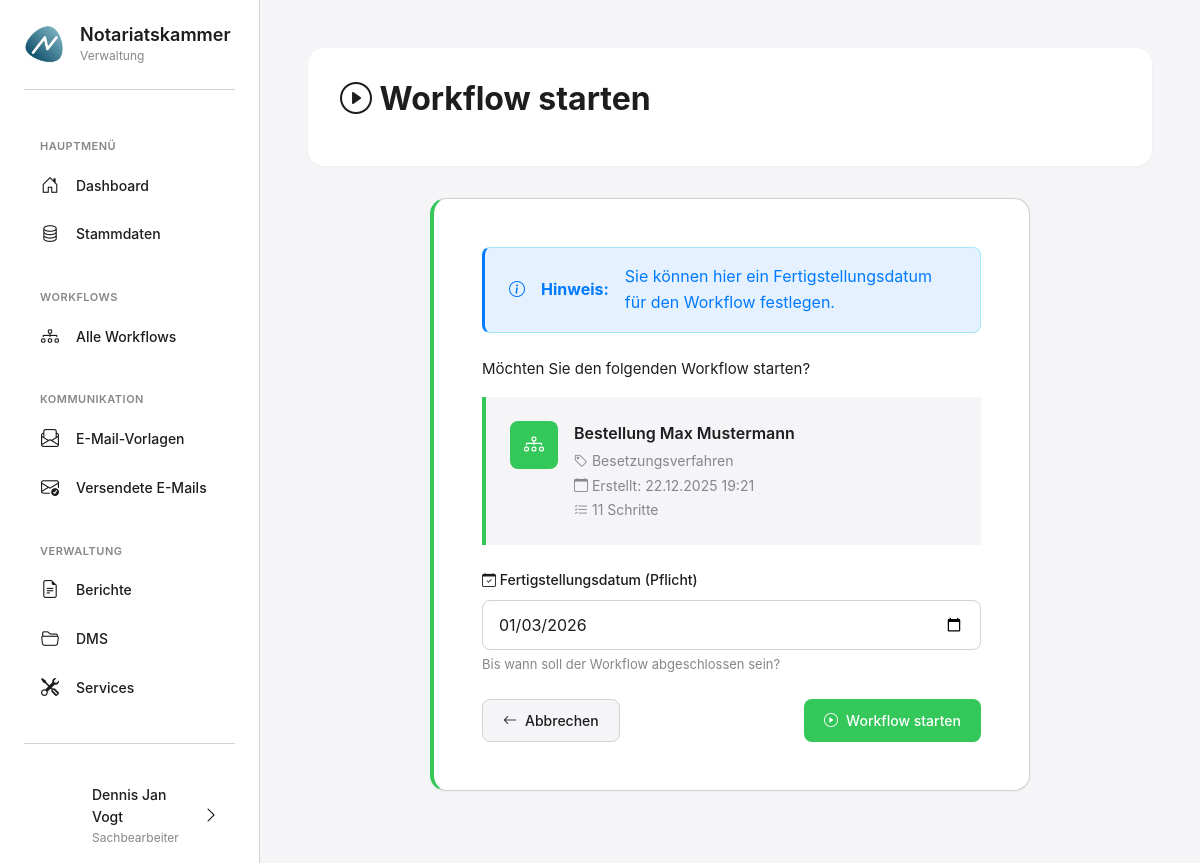
Page /workflows/3/starten/ (signed in) on the committed database.
### apps/benutzer/models.py (models this page shows, shortened)
class KammerBenutzer(AbstractUser):
    ROLLEN = [
        ('admin', 'Administrator'),
        ('sachbearbeiter', 'Sachbearbeiter'),
        ('leitung', 'Leitung'),
    ]
    rolle = models.CharField(
        max_length=20,
        choices=ROLLEN,
        default='sachbearbeiter',
        verbose_name='Rolle'
    )
    abteilung = models.CharField(
        max_length=100,
        blank=True,
        verbose_name='Abteilung',
        help_text='z.B. "Zulassungen", "Aufsicht", "Allgemein"'
    )
    telefon = models.CharField(
        max_length=50,
        blank=True,
        verbose_name='Telefon'
    )
    profilbild = models.ImageField(
        upload_to='profilbilder/',
        blank=True,
        null=True,
        verbose_name='Profilbild',
        help_text='Profilbild des Benutzers'
    )
    class Meta:
        verbose_name = 'Kammermitarbeiter'
        verbose_name_plural = 'Kammermitarbeiter'
        ordering = ['last_name', 'first_name']

### apps/workflows/models.py (models this page shows, shortened)
class WorkflowInstanz(ZeitstempelModel):
    STATUS_CHOICES = [
        ('aktiv', 'Aktiv'),
        ('archiviert', 'Archiviert'),
    ]
    workflow_typ = models.ForeignKey(
        WorkflowTyp,
        on_delete=models.PROTECT,
        related_name='instanzen',
        verbose_name='Workflow-Typ'
    )
    name = models.CharField(
        max_length=200,
        verbose_name='Name',
        help_text='Beschreibender Name für diese Workflow-Instanz'
    )
    status = models.CharField(
        max_length=20,
        choices=STATUS_CHOICES,
        default='aktiv',
        verbose_name='Status'
    )
    erstellt_von = models.ForeignKey(
        settings.AUTH_USER_MODEL,
        on_delete=models.PROTECT,
        related_name='erstellte_workflows',
        verbose_name='Erstellt von'
    )
    archiviert_am = models.DateTimeField(
        null=True,
        blank=True,
        verbose_name='Archiviert am'
    )
    fertigstellungsdatum = models.DateField(
        null=True,
        blank=True,
        verbose_name='Fertigstellungsdatum',
        help_text='Geplantes Datum zur Fertigstellung des Workflows'
    )
    betroffene_notare = models.ManyToManyField(
        'personen.Notar',
        blank=True,
        related_name='workflows_als_betroffener',
        verbose_name='Betroffene Notare',
        help_text='Notare, die von diesem Workflow betroffen sind'
    )
    betroffene_kandidaten = models.ManyToManyField(
        'personen.NotarAnwaerter',
        blank=True,
        related_name='workflows_als_betroffener',
        verbose_name='Betroffene Kandidaten',
        help_text='Notariatskandidaten, die von diesem Workflow betroffen sind'
    )
    notizen = models.TextField(
        blank=True,
        verbose_name='Notizen'
    )
    kennung = models.CharField(
        max_length=50,
        unique=True,
        blank=True,
        verbose_name='Kennung',
        help_text='Eindeutige Kennung (z.B. 2025-BES-001)'
    )
    jahr = models.PositiveIntegerField(
        default=2025,
        verbose_name='Jahr',
        help_text='Jahr für Kennungssystem'
    )
    laufende_nummer = models.PositiveIntegerField(
        default=0,
        verbose_name='Laufende Nummer',
        help_text='Laufende Nummer innerhalb Jahr und Typ'
    )
    referenten = models.ManyToManyField(
        'personen.Notar',
        blank=True,
        related_name='workflows_als_referent',
        verbose_name='Referenten',
        help_text='Notare die als Referenten am Workflow beteiligt sind'
    )
    bewerber = models.ManyToManyField(
        'personen.NotarAnwaerter',
        blank=True,
        related_name='workflows_als_bewerber',
        verbose_name='Bewerber',
        help_text='Kandidat die sich um die Stelle bewerben'
    )
    class Meta:
        verbose_name = 'Workflow-Instanz'
        verbose_name_plural = 'Workflow-Instanzen'
        ordering = ['-erstellt_am']

class WorkflowTyp(ZeitstempelModel):
    name = models.CharField(
        max_length=200,
        unique=True,
        verbose_name='Name',
        help_text='Name des Workflow-Typs'
    )
    beschreibung = models.TextField(
        blank=True,
        verbose_name='Beschreibung',
        help_text='Detaillierte Beschreibung des Workflows'
    )
    ist_aktiv = models.BooleanField(
        default=True,
        verbose_name='Ist aktiv',
        help_text='Kann dieser Workflow-Typ für neue Instanzen verwendet werden?'
    )
    kuerzel = models.CharField(
        max_length=10,
        unique=True,
        null=True,
        blank=True,
        verbose_name='Kürzel',
        help_text='Kürzel für Kennung (z.B. BES, BP, NOT)'
    )
    class Meta:
        verbose_name = 'Workflow-Typ'
        verbose_name_plural = 'Workflow-Typen'
        ordering = ['name']
    def schritte_anzahl(self):
        return self.schritte.count()

### apps/workflows/views.py (the view, shortened to what this page needs)
# urls.py: path('workflows/<int:workflow_id>/starten/', views.workflow_starten_view, name='workflow_starten'),
@login_required
def workflow_starten_view(request, workflow_id):
    workflow = get_object_or_404(WorkflowInstanz, id=workflow_id)
    from django.utils import timezone
    context = {
        'workflow': workflow,
        'heute': timezone.now().date(),
    }
    return render(request, 'workflows/workflow_starten.html', context)

### templates/workflows/workflow_starten.html (shortened to what this page needs)
{% extends 'base_modern.html' %}
{% load static %}
{% block content %}
<div class="page-header">
    <div class="page-header-top">
        <div>
            <h1 class="page-title">
                <i class="bi bi-play-circle"></i> Workflow starten
            </h1>
        </div>
    </div>
</div>
<div style="max-width: 600px; margin: 0 auto;">
    <div class="card" style="border-left: 4px solid var(--success);">
        <div class="card-body">
            <div class="alert alert-info" style="margin-bottom: var(--spacing-lg);">
                <i class="bi bi-info-circle"></i>
                <strong>Hinweis:</strong> Sie können hier ein Fertigstellungsdatum für den Workflow festlegen.
            </div>
            <p style="margin-bottom: var(--spacing-md); font-size: 15px;">
                Möchten Sie den folgenden Workflow starten?
            </p>
            <div style="padding: var(--spacing-lg); background: var(--bg-primary); border-radius: var(--border-radius); margin-bottom: var(--spacing-lg); border-left: 4px solid var(--success);">
                <div style="display: flex; align-items: start; gap: var(--spacing-md);">
                    <div style="width: 48px; height: 48px; border-radius: 8px; background: linear-gradient(135deg, var(--success), #34C759); display: flex; align-items: center; justify-content: center; color: white; font-size: 20px; flex-shrink: 0;">
                        <i class="bi bi-diagram-3"></i>
                    </div>
                    <div style="flex: 1;">
                        <div style="font-weight: 600; font-size: 16px; margin-bottom: 4px;">
                            {{ workflow.name }}
                        </div>
                        <div style="font-size: 14px; color: var(--text-secondary); margin-bottom: 2px;">
                            <i class="bi bi-tag"></i> {{ workflow.workflow_typ.name }}
                        </div>
                        <div style="font-size: 14px; color: var(--text-secondary); margin-bottom: 2px;">
                            <i class="bi bi-calendar"></i> Erstellt: {{ workflow.erstellt_am|date:"d.m.Y H:i" }}
                        </div>
                        {% if workflow.workflow_typ.schritte_anzahl %}
                        <div style="font-size: 14px; color: var(--text-secondary);">
                            <i class="bi bi-list-check"></i> {{ workflow.workflow_typ.schritte_anzahl }} Schritte
                        </div>
                        {% endif %}
                    </div>
                </div>
            </div>
            <form method="post">
                <div class="form-group" style="margin-bottom: var(--spacing-lg);">
                    <label class="form-label" for="fertigstellungsdatum">
                        <i class="bi bi-calendar-check"></i> Fertigstellungsdatum (Pflicht)
                    </label>
                    <input type="date" id="fertigstellungsdatum" name="fertigstellungsdatum" class="form-control" required
                           min="{{ heute|date:'Y-m-d' }}"
                           value="{% if workflow.fertigstellungsdatum %}{{ workflow.fertigstellungsdatum|date:'Y-m-d' }}{% endif %}">
                    <small style="display: block; margin-top: 4px; font-size: 13px; color: var(--text-secondary);">
                        Bis wann soll der Workflow abgeschlossen sein?
                    </small>
                </div>
                <div style="display: flex; justify-content: space-between; gap: var(--spacing-md);">
                    <a href="{% url 'workflow_detail' workflow.id %}" class="btn btn-secondary">
                        <i class="bi bi-arrow-left"></i> Abbrechen
                    </a>
                    <button type="submit" class="btn btn-success">
                        <i class="bi bi-play-circle"></i> Workflow starten
                    </button>
                </div>
            </form>
        </div>
    </div>
</div>
{% endblock %}

### templates/base_modern.html (shortened to what this page needs)
{% load static %}
<!DOCTYPE html>
<html lang="de">
<head>
    <link href="https://cdn.jsdelivr.net/npm/bootstrap@5.3.0/dist/css/bootstrap.min.css" rel="stylesheet">
    <link rel="stylesheet" href="https://cdn.jsdelivr.net/npm/bootstrap-icons@1.11.3/font/bootstrap-icons.min.css">
    <link rel="stylesheet" href="{% static 'css/modern-style.css' %}">
</head>
<body>
    <aside class="sidebar">
        <a href="{% url 'dashboard' %}" class="sidebar-logo" style="text-decoration: none; color: inherit; cursor: pointer;">
            <div class="sidebar-logo-icon">
                <img src="{% static 'images/logo.png' %}" alt="Notariatskammer Logo" style="width: 100%; height: 100%; object-fit: contain;">
            </div>
            <div class="sidebar-logo-text">
                <h1>Notariatskammer</h1>
                <p>Verwaltung</p>
            </div>
        </a>
        <nav class="sidebar-nav">
            <div class="sidebar-nav-section">
                <div class="sidebar-nav-section-title">Hauptmenü</div>
                <ul>
                    <li class="sidebar-nav-item">
                        <a href="{% url 'dashboard' %}" class="sidebar-nav-link {% if request.resolver_match.url_name == 'dashboard' %}active{% endif %}">
                            <i class="bi bi-house-door"></i>
                            <span>Dashboard</span>
                        </a>
                    </li>
                    <li class="sidebar-nav-item">
                        <button type="button" class="sidebar-nav-link {% if 'stammdaten' in request.path %}active{% endif %}" onclick="openStammdatenModal()">
                            <i class="bi bi-database"></i>
                            <span>Stammdaten</span>
                        </button>
                    </li>
                </ul>
            </div>
            <div class="sidebar-nav-section">
                <div class="sidebar-nav-section-title">Workflows</div>
                <ul>
                    <li class="sidebar-nav-item">
                        <a href="{% url 'workflow_liste' %}" class="sidebar-nav-link {% if 'workflows' in request.path and 'workflow_liste' in request.resolver_match.url_name %}active{% endif %}">
                            <i class="bi bi-diagram-3"></i>
                            <span>Alle Workflows</span>
                        </a>
                    </li>
                </ul>
            </div>
            <div class="sidebar-nav-section">
                <div class="sidebar-nav-section-title">Kommunikation</div>
                <ul>
                    <li class="sidebar-nav-item">
                        <a href="{% url 'vorlagen_liste' %}" class="sidebar-nav-link {% if 'vorlagen' in request.path %}active{% endif %}">
                            <i class="bi bi-envelope-paper"></i>
                            <span>E-Mail-Vorlagen</span>
                        </a>
                    </li>
                    <li class="sidebar-nav-item">
                        <a href="{% url 'gesendete_emails' %}" class="sidebar-nav-link {% if 'gesendete_emails' in request.resolver_match.url_name %}active{% endif %}">
                            <i class="bi bi-envelope-check"></i>
                            <span>Versendete E-Mails</span>
                        </a>
                    </li>
                </ul>
            </div>
            <div class="sidebar-nav-section">
                <div class="sidebar-nav-section-title">Verwaltung</div>
                <ul>
                    <li class="sidebar-nav-item">
                        <a href="{% url 'berichte_uebersicht' %}" class="sidebar-nav-link {% if 'berichte' in request.path %}active{% endif %}">
                            <i class="bi bi-file-earmark-text"></i>
                            <span>Berichte</span>
                        </a>
                    </li>
                    <li class="sidebar-nav-item">
                        <a href="/dms/" class="sidebar-nav-link {% if 'dms' in request.path %}active{% endif %}">
                            <i class="bi bi-folder2-open"></i>
                            <span>DMS</span>
                        </a>
                    </li>
                    <li class="sidebar-nav-item">
                        <a href="{% url 'service_katalog' %}" class="sidebar-nav-link {% if 'services' in request.path %}active{% endif %}">
                            <i class="bi bi-tools"></i>
                            <span>Services</span>
                        </a>
                    </li>
                </ul>
            </div>
        </nav>
        <div class="user-menu">
            <button class="user-menu-button" type="button" onclick="toggleUserProfileMenu(event)">
                <div class="user-avatar" {% if user.profilbild %}style="background-image: url('{{ user.profilbild.url }}'); background-size: cover; background-position: center; font-size: 0;"{% endif %}>
                </div>
                <div class="user-info">
                    <div class="user-name">{{ user.get_full_name|default:user.username }}</div>
                    <div class="user-role">{{ user.get_rolle_display|default:"Benutzer" }}</div>
                </div>
                <i class="bi bi-chevron-right"></i>
            </button>
        </div>
    </aside>
    <main class="main-content">
        {% block content %}{% endblock %}
    </main>
</body>
</html>

### rows in the picture
KammerBenutzer: get_full_name "Dennis Jan Vogt", rolle "Sachbearbeiter"
WorkflowInstanz: name "Bestellung Max Mustermann", workflow_typ.name "Besetzungsverfahren", erstellt_am "22.12.2025 19:21", workflow_typ.schritte_anzahl "11", fertigstellungsdatum "01/03/2026"
